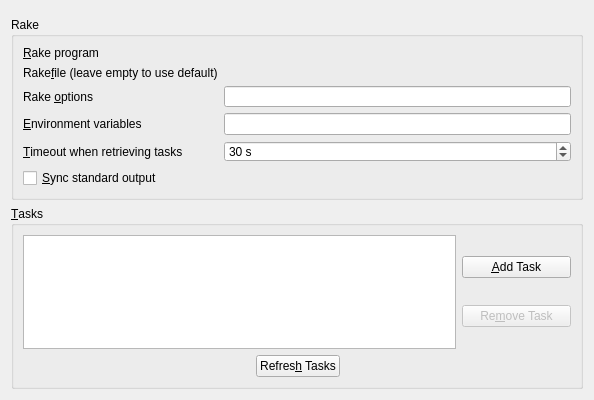
<?xml version="1.0" encoding="UTF-8"?>
<ui version="4.0">
 <class>Ruber::Rake::RakeProjectWidget</class>
 <widget class="QWidget" name="Ruber::Rake::RakeProjectWidget">
  <property name="geometry">
   <rect>
    <x>0</x>
    <y>0</y>
    <width>594</width>
    <height>400</height>
   </rect>
  </property>
  <property name="minimumSize">
   <size>
    <width>500</width>
    <height>400</height>
   </size>
  </property>
  <property name="windowTitle">
   <string>Form</string>
  </property>
  <layout class="QVBoxLayout" name="verticalLayout_2">
   <item>
    <widget class="RubyOptionsWidget" name="_rake__ruby_options" native="true"/>
   </item>
   <item>
    <widget class="QGroupBox" name="groupBox">
     <property name="title">
      <string>Rake</string>
     </property>
     <layout class="QVBoxLayout" name="verticalLayout_3">
      <item>
       <layout class="QGridLayout" name="gridLayout">
        <item row="0" column="0">
         <widget class="QLabel" name="label">
          <property name="text">
           <string>&amp;Rake program</string>
          </property>
          <property name="buddy">
           <cstring>_rake__rake</cstring>
          </property>
         </widget>
        </item>
        <item row="0" column="2">
         <widget class="KUrlRequester" name="_rake__rake"/>
        </item>
        <item row="1" column="0">
         <widget class="QLabel" name="label_2">
          <property name="text">
           <string>Rake&amp;file (leave empty to use default)</string>
          </property>
          <property name="buddy">
           <cstring>_rake__rakefile</cstring>
          </property>
         </widget>
        </item>
        <item row="1" column="2">
         <widget class="KUrlRequester" name="_rake__rakefile">
          <property name="access" stdset="0">
           <string>$rakefile</string>
          </property>
         </widget>
        </item>
        <item row="2" column="0">
         <widget class="QLabel" name="label_4">
          <property name="text">
           <string>Rake &amp;options</string>
          </property>
          <property name="buddy">
           <cstring>_rake__options</cstring>
          </property>
         </widget>
        </item>
        <item row="2" column="2">
         <widget class="KLineEdit" name="_rake__options">
          <property name="access" stdset="0">
           <string>$options</string>
          </property>
         </widget>
        </item>
        <item row="3" column="0">
         <widget class="QLabel" name="label_3">
          <property name="text">
           <string>&amp;Environment variables</string>
          </property>
          <property name="buddy">
           <cstring>_rake__environment</cstring>
          </property>
         </widget>
        </item>
        <item row="3" column="2">
         <widget class="KLineEdit" name="_rake__environment">
          <property name="access" stdset="0">
           <string>$environment</string>
          </property>
         </widget>
        </item>
        <item row="4" column="0">
         <widget class="QLabel" name="label_5">
          <property name="text">
           <string>&amp;Timeout when retrieving tasks</string>
          </property>
          <property name="buddy">
           <cstring>_rake__timeout</cstring>
          </property>
         </widget>
        </item>
        <item row="4" column="2">
         <widget class="QSpinBox" name="_rake__timeout">
          <property name="suffix">
           <string> s</string>
          </property>
          <property name="maximum">
           <number>1000</number>
          </property>
          <property name="value">
           <number>30</number>
          </property>
         </widget>
        </item>
       </layout>
      </item>
      <item>
       <widget class="QCheckBox" name="_rake__sync_stdout">
        <property name="text">
         <string>&amp;Sync standard output</string>
        </property>
       </widget>
      </item>
     </layout>
    </widget>
   </item>
   <item>
    <widget class="QGroupBox" name="groupBox_2">
     <property name="sizePolicy">
      <sizepolicy hsizetype="Preferred" vsizetype="Expanding">
       <horstretch>0</horstretch>
       <verstretch>0</verstretch>
      </sizepolicy>
     </property>
     <property name="title">
      <string>&amp;Tasks</string>
     </property>
     <layout class="QGridLayout" name="gridLayout_2">
      <item row="0" column="0" colspan="3">
       <widget class="QTreeView" name="tasks">
        <property name="enabled">
         <bool>true</bool>
        </property>
        <property name="sizePolicy">
         <sizepolicy hsizetype="Expanding" vsizetype="MinimumExpanding">
          <horstretch>0</horstretch>
          <verstretch>0</verstretch>
         </sizepolicy>
        </property>
        <property name="rootIsDecorated">
         <bool>false</bool>
        </property>
        <property name="allColumnsShowFocus">
         <bool>true</bool>
        </property>
        <attribute name="headerStretchLastSection">
         <bool>false</bool>
        </attribute>
       </widget>
      </item>
      <item row="0" column="3">
       <layout class="QVBoxLayout" name="verticalLayout">
        <item>
         <widget class="QPushButton" name="add_task">
          <property name="text">
           <string>&amp;Add Task</string>
          </property>
         </widget>
        </item>
        <item>
         <widget class="QPushButton" name="remove_task">
          <property name="enabled">
           <bool>false</bool>
          </property>
          <property name="text">
           <string>Re&amp;move Task</string>
          </property>
         </widget>
        </item>
       </layout>
      </item>
      <item row="1" column="0">
       <spacer name="horizontalSpacer">
        <property name="orientation">
         <enum>Qt::Horizontal</enum>
        </property>
        <property name="sizeHint" stdset="0">
         <size>
          <width>225</width>
          <height>20</height>
         </size>
        </property>
       </spacer>
      </item>
      <item row="1" column="1">
       <widget class="QPushButton" name="refresh_tasks">
        <property name="text">
         <string>Refres&amp;h Tasks</string>
        </property>
       </widget>
      </item>
      <item row="1" column="2" colspan="2">
       <spacer name="horizontalSpacer_2">
        <property name="orientation">
         <enum>Qt::Horizontal</enum>
        </property>
        <property name="sizeHint" stdset="0">
         <size>
          <width>225</width>
          <height>20</height>
         </size>
        </property>
       </spacer>
      </item>
     </layout>
    </widget>
   </item>
  </layout>
 </widget>
 <customwidgets>
  <customwidget>
   <class>KLineEdit</class>
   <extends>QLineEdit</extends>
   <header>klineedit.h</header>
  </customwidget>
  <customwidget>
   <class>KUrlRequester</class>
   <extends>QFrame</extends>
   <header>kurlrequester.h</header>
  </customwidget>
  <customwidget>
   <class>RubyOptionsWidget</class>
   <extends>QWidget</extends>
   <header>rubyoptionswidget.h</header>
   <container>1</container>
  </customwidget>
 </customwidgets>
 <resources/>
 <connections/>
</ui>
